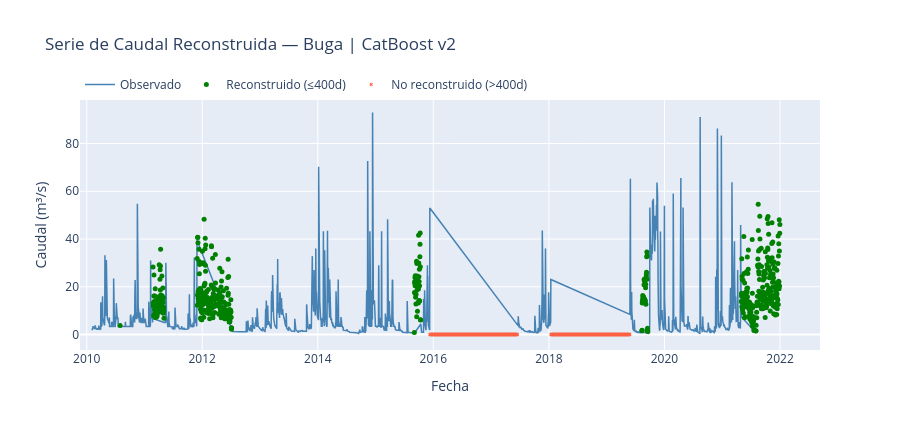

Source (notebook cell):
### Code cell
# ── Visualización interactiva ─────────────────────────────────────────────────
obs_s  = df_final[df_final['Fuente'] == 'Observado']
rec_s  = df_final[df_final['Fuente'].str.contains('Reconstruido \(')]
nrec_s = df_final[df_final['Fuente'].str.contains('No reconstruido')]

fig = go.Figure()
fig.add_trace(go.Scatter(
    x=obs_s.index, y=obs_s['Caudal_m3s'],
    mode='lines', name='Observado',
    line=dict(color='steelblue', width=1.5)
))
fig.add_trace(go.Scatter(
    x=rec_s.index, y=rec_s['Caudal_m3s'],
    mode='markers', name=f'Reconstruido (≤{UMBRAL}d)',
    marker=dict(color='green', size=5)
))
if len(nrec_s) > 0:
    fig.add_trace(go.Scatter(
        x=nrec_s.index, y=[0]*len(nrec_s),
        mode='markers', name=f'No reconstruido (>{UMBRAL}d)',
        marker=dict(color='tomato', size=3, symbol='x')
    ))

fig.update_layout(
    title=f'Serie de Caudal Reconstruida — Santander | CatBoost v2',
    xaxis_title='Fecha', yaxis_title='Caudal (m³/s)',
    hovermode='x unified', height=430,
    legend=dict(x=0, y=1.12, orientation='h')
)
fig.show()

### Figure 1 — Plotly figure (JSON) as saved in the notebook; plotly's stock layout.template omitted (floating-point values rounded to 4 significant figures; data arrays with more than 128 entries replaced by an {"elided": "..."} marker saying what was removed)
{"data": [{"line": {"color": "steelblue", "width": 1.5}, "mode": "lines", "name": "Observado", "type": "scatter", "x": {"elided": "2695 str values"}, "y": {"elided": "2695 float values"}}, {"marker": {"color": "green", "size": 5}, "mode": "markers", "name": "Reconstruido (≤400d)", "type": "scatter", "x": {"elided": "589 str values"}, "y": {"elided": "589 float values"}}, {"marker": {"color": "tomato", "size": 3, "symbol": "x"}, "mode": "markers", "name": "No reconstruido (>400d)", "type": "scatter", "x": {"elided": "1052 str values"}, "y": {"elided": "1052 int values"}}], "layout": {"height": 430, "hovermode": "x unified", "legend": {"orientation": "h", "x": 0, "y": 1.12}, "title": {"text": "Serie de Caudal Reconstruida — Buga | CatBoost v2"}, "xaxis": {"title": {"text": "Fecha"}}, "yaxis": {"title": {"text": "Caudal (m³/s)"}}}}
